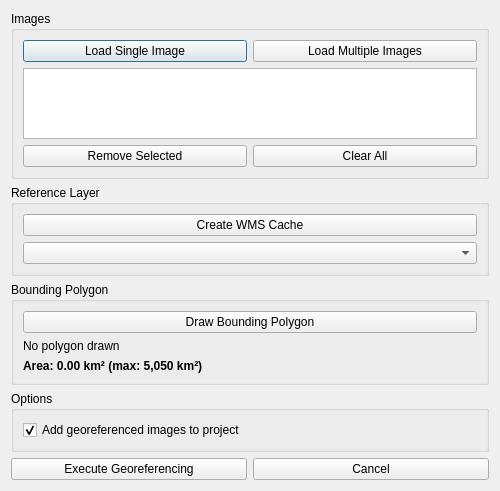
<?xml version="1.0" encoding="UTF-8"?>
<ui version="4.0">
 <class>GeorefAuto_refatoreDialog</class>
 <widget class="QDialog" name="GeorefAuto_refatoreDialog">
  <property name="geometry">
   <rect>
    <x>0</x>
    <y>0</y>
    <width>500</width>
    <height>491</height>
   </rect>
  </property>
  <property name="windowTitle">
   <string>Automatic Georeferencing</string>
  </property>
  <layout class="QVBoxLayout" name="verticalLayout">
   <item>
    <widget class="QGroupBox" name="groupBoxImages">
     <property name="title">
      <string>Images</string>
     </property>
     <layout class="QVBoxLayout" name="verticalLayout_2">
      <item>
       <layout class="QHBoxLayout" name="horizontalLayout">
        <item>
         <widget class="QPushButton" name="btnLoadSingleImage">
          <property name="text">
           <string>Load Single Image</string>
          </property>
         </widget>
        </item>
        <item>
         <widget class="QPushButton" name="btnLoadMultipleImages">
          <property name="text">
           <string>Load Multiple Images</string>
          </property>
         </widget>
        </item>
       </layout>
      </item>
      <item>
       <widget class="QListWidget" name="listImages">
        <property name="selectionMode">
         <enum>QAbstractItemView::ExtendedSelection</enum>
        </property>
       </widget>
      </item>
      <item>
       <layout class="QHBoxLayout" name="horizontalLayout_2">
        <item>
         <widget class="QPushButton" name="btnRemoveImage">
          <property name="text">
           <string>Remove Selected</string>
          </property>
         </widget>
        </item>
        <item>
         <widget class="QPushButton" name="btnClearImages">
          <property name="text">
           <string>Clear All</string>
          </property>
         </widget>
        </item>
       </layout>
      </item>
     </layout>
    </widget>
   </item>
   <item>
    <widget class="QGroupBox" name="groupBoxReference">
     <property name="title">
      <string>Reference Layer</string>
     </property>
     <layout class="QVBoxLayout" name="verticalLayout_3">
      <item>
       <widget class="QPushButton" name="btnCreateCache">
        <property name="text">
         <string>Create WMS Cache</string>
        </property>
       </widget>
      </item>
      <item>
       <widget class="QComboBox" name="comboReferenceLayer"/>
      </item>
     </layout>
    </widget>
   </item>
   <item>
    <widget class="QGroupBox" name="groupBoxPolygon">
     <property name="title">
      <string>Bounding Polygon</string>
     </property>
     <layout class="QVBoxLayout" name="verticalLayout_4">
      <item>
       <widget class="QPushButton" name="btnDrawPolygon">
        <property name="text">
         <string>Draw Bounding Polygon</string>
        </property>
       </widget>
      </item>
      <item>
       <widget class="QLabel" name="labelPolygonStatus">
        <property name="text">
         <string>No polygon drawn</string>
        </property>
       </widget>
      </item>
      <item>
       <widget class="QLabel" name="labelPolygonArea">
        <property name="styleSheet">
         <string>font-weight: bold;</string>
        </property>
        <property name="text">
         <string>Area: 0.00 km² (max: 5,050 km²)</string>
        </property>
       </widget>
      </item>
     </layout>
    </widget>
   </item>
   <item>
    <widget class="QGroupBox" name="groupBoxOptions">
     <property name="title">
      <string>Options</string>
     </property>
     <layout class="QVBoxLayout" name="verticalLayout_5">
      <item>
       <widget class="QCheckBox" name="checkBoxAddToProject">
        <property name="text">
         <string>Add georeferenced images to project</string>
        </property>
        <property name="checked">
         <bool>true</bool>
        </property>
       </widget>
      </item>
     </layout>
    </widget>
   </item>
   <item>
    <layout class="QHBoxLayout" name="horizontalLayout_3">
     <item>
      <widget class="QPushButton" name="btnGeoreference">
       <property name="text">
        <string>Execute Georeferencing</string>
       </property>
      </widget>
     </item>
     <item>
      <widget class="QPushButton" name="btnCancel">
       <property name="text">
        <string>Cancel</string>
       </property>
      </widget>
     </item>
    </layout>
   </item>
  </layout>
 </widget>
 <resources/>
 <connections/>
</ui>
